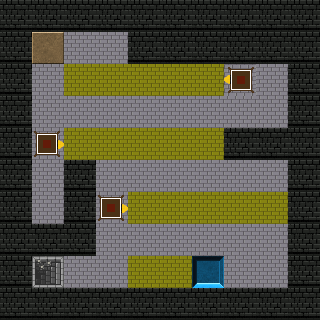

This is a level from a 2D game, rendered from its Tiled map with the project's own tilesets. A one-line summary and the complete map file follow:
An orthogonal 10x10 tile map with 32x32 px tiles, 8 tile layers (moveableLayer, backgroundLayer, blockedLayer, guardLayer, ...).

<map version="1.2" tiledversion="1.3.2" orientation="orthogonal" renderorder="right-down" compressionlevel="0" width="10" height="10" tilewidth="32" tileheight="32" infinite="0" nextlayerid="10" nextobjectid="1">
 <editorsettings>
  <export target="Intro Level Scout.json" format="json" />
 </editorsettings>
 <tileset firstgid="1" name="tilesBackground" tilewidth="32" tileheight="32" tilecount="140" columns="14">
  <image source="gridtiles.png" width="448" height="320" />
 </tileset>
 <layer id="7" name="moveableLayer" width="10" height="10">
  <data encoding="csv">
0,0,0,0,0,0,0,0,0,0,
0,0,0,0,0,0,0,0,0,0,
0,0,0,0,0,0,0,0,0,0,
0,0,0,0,0,0,0,0,0,0,
0,0,0,0,0,0,0,0,0,0,
0,0,0,0,0,0,0,0,0,0,
0,0,0,0,0,0,0,0,0,0,
0,0,0,0,0,0,0,0,0,0,
0,0,0,0,0,0,0,0,0,0,
0,0,0,0,0,0,0,0,0,0
</data>
 </layer>
 <layer id="3" name="backgroundLayer" width="10" height="10">
  <data encoding="csv">
0,0,0,0,0,0,0,0,0,0,
0,1,1,1,0,0,0,0,0,0,
0,1,1,1,1,1,1,1,1,0,
0,1,1,1,1,1,1,1,1,0,
0,1,1,1,1,1,1,1,1,0,
0,1,1,1,1,1,1,1,1,0,
0,1,1,1,1,1,1,1,1,0,
0,0,0,1,1,1,1,1,1,0,
0,1,1,1,1,1,1,1,1,0,
0,0,0,0,0,0,0,0,0,0
</data>
 </layer>
 <layer id="1" name="blockedLayer" width="10" height="10">
  <data encoding="csv">
20,20,20,20,20,20,20,20,20,20,
20,0,0,0,20,20,20,20,20,20,
20,0,0,0,0,0,0,0,0,20,
20,0,0,0,0,0,0,0,0,20,
20,0,0,0,0,0,0,20,20,20,
20,0,20,0,0,0,0,0,0,20,
20,0,20,0,0,0,0,0,0,20,
20,20,20,0,0,0,0,0,0,20,
20,0,0,0,0,0,0,0,0,20,
20,20,20,20,20,20,20,20,20,20
</data>
 </layer>
 <layer id="4" name="guardLayer" width="10" height="10">
  <data encoding="csv">
0,0,0,0,0,0,0,0,0,0,
0,0,0,0,0,0,0,0,0,0,
0,0,0,0,0,0,0,3221225520,0,0,
0,0,0,0,0,0,0,0,0,0,
0,48,0,0,0,0,0,0,0,0,
0,0,0,0,0,0,0,0,0,0,
0,0,0,48,0,0,0,0,0,0,
0,0,0,0,0,0,0,0,0,0,
0,0,0,0,0,0,3221225506,0,0,0,
0,0,0,0,0,0,0,0,0,0
</data>
 </layer>
 <layer id="5" name="lightLayer" width="10" height="10">
  <data encoding="csv">
0,0,0,0,0,0,0,0,0,0,
0,0,0,0,0,0,0,0,0,0,
0,0,71,71,71,71,71,0,0,0,
0,0,0,0,0,0,0,0,0,0,
0,0,71,71,71,71,71,0,0,0,
0,0,0,0,0,0,0,0,0,0,
0,0,0,0,71,71,71,71,71,0,
0,0,0,0,0,0,0,0,0,0,
0,0,0,0,71,71,0,0,0,0,
0,0,0,0,0,0,0,0,0,0
</data>
 </layer>
 <layer id="2" name="winLayer" width="10" height="10">
  <data encoding="csv">
0,0,0,0,0,0,0,0,0,0,
0,0,0,0,0,0,0,0,0,0,
0,0,0,0,0,0,0,0,0,0,
0,0,0,0,0,0,0,0,0,0,
0,0,0,0,0,0,0,0,0,0,
0,0,0,0,0,0,0,0,0,0,
0,0,0,0,0,0,0,0,0,0,
0,0,0,0,0,0,0,0,0,0,
0,64,0,0,0,0,0,0,0,0,
0,0,0,0,0,0,0,0,0,0
</data>
 </layer>
 <layer id="8" name="startLayer" width="10" height="10">
  <data encoding="csv">
0,0,0,0,0,0,0,0,0,0,
0,113,0,0,0,0,0,0,0,0,
0,0,0,0,0,0,0,0,0,0,
0,0,0,0,0,0,0,0,0,0,
0,0,0,0,0,0,0,0,0,0,
0,0,0,0,0,0,0,0,0,0,
0,0,0,0,0,0,0,0,0,0,
0,0,0,0,0,0,0,0,0,0,
0,0,0,0,0,0,0,0,0,0,
0,0,0,0,0,0,0,0,0,0
</data>
 </layer>
 <layer id="9" name="crackedLayer" width="10" height="10">
  <data encoding="csv">
0,0,0,0,0,0,0,0,0,0,
0,0,0,0,0,0,0,0,0,0,
0,0,0,0,0,0,0,0,0,0,
0,0,0,0,0,0,0,0,0,0,
0,0,0,0,0,0,0,0,0,0,
0,0,0,0,0,0,0,0,0,0,
0,0,0,0,0,0,0,0,0,0,
0,0,0,0,0,0,0,0,0,0,
0,0,0,0,0,0,0,0,0,0,
0,0,0,0,0,0,0,0,0,0
</data>
 </layer>
</map>
